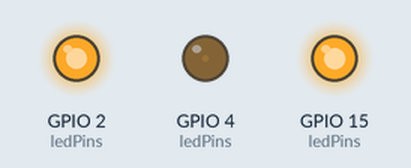
Recording of a sketch running on a simulated ESP32. On the bench: output pins drawn as LEDs (lit = HIGH).

Above: at 0.05 s.
At 0.6 s:
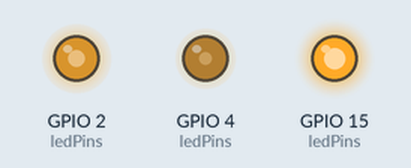
At 1.2 s:
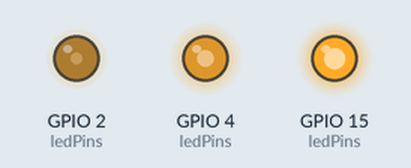
At 2.4 s:
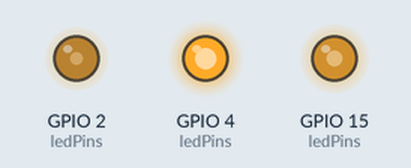
At 3.6 s:
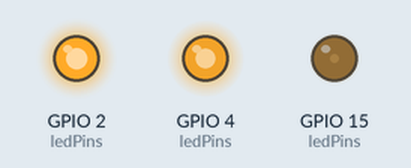
At 4.8 s:
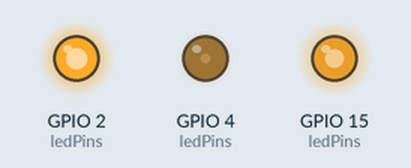
Timing chart, 0 to 6.7 s (numbered marks = the images above):
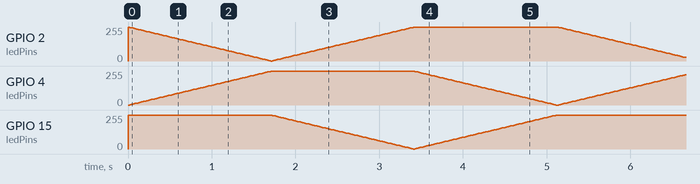

The sketch:

08.gradient_light.ino
```cpp
const byte ledPins[] = { 4, 2, 15 };
const byte channels[] = { 0, 1, 2 };

void setup() {
  for(int i = 0; i < 3; i++)
    ledcAttachChannel(ledPins[i], 1'000, 8, channels[i]);
}

void loop() {
  for(int i = 0; i < 256; i++)
  {
    setColour(wheel(i));
    delay(20);
  }
}

// sets given RGB values on pin outputs
// in: long variable containing RGB values per byte
void setColour(long rgb)
{
  ledcWrite(ledPins[0], 255 - (rgb >> 16) & 0xFF);
  ledcWrite(ledPins[1], 255 - (rgb >> 8) & 0xFF);
  ledcWrite(ledPins[2], 255 - rgb & 0xFF);
}

// given a number, creates RGB gradient
// out: long variable containing RBG value per byte
long wheel(int pos)
{
  long wheel_pos = pos % 0xFF;  // loop effect (it keeps the variable value between 0 and 255)
  if(wheel_pos < 85)  // 0 <= wheel_pos < 85
    return (255 - wheel_pos * 3) << 16 | (wheel_pos * 3) << 8;
  else if(wheel_pos < 170)  // 85 <= wheel_pos < 170
  {
    wheel_pos -= 85;
    return (255 - wheel_pos * 3) << 8 | wheel_pos * 3;
  }
  else  // 170 <= wheel_pos
  {
    wheel_pos -= 170;
    return (wheel_pos * 3) << 16 | 255 - wheel_pos * 3;
  }
}
```
